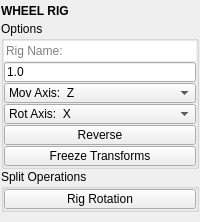
<?xml version="1.0" encoding="UTF-8"?>
<ui version="4.0">
 <class>QtUi</class>
 <widget class="QMainWindow" name="QtUi">
  <property name="geometry">
   <rect>
    <x>0</x>
    <y>0</y>
    <width>200</width>
    <height>222</height>
   </rect>
  </property>
  <property name="tabShape">
   <enum>QTabWidget::Triangular</enum>
  </property>
  <property name="dockNestingEnabled">
   <bool>true</bool>
  </property>
  <property name="dockOptions">
   <set>QMainWindow::AllowNestedDocks|QMainWindow::AllowTabbedDocks|QMainWindow::AnimatedDocks|QMainWindow::ForceTabbedDocks</set>
  </property>
  <property name="bnabled" stdset="0">
   <bool>true</bool>
  </property>
  <widget class="QWidget" name="central_widget">
   <property name="minimumSize">
    <size>
     <width>200</width>
     <height>0</height>
    </size>
   </property>
   <layout class="QVBoxLayout" name="verticalLayout_2">
    <property name="leftMargin">
     <number>1</number>
    </property>
    <property name="topMargin">
     <number>1</number>
    </property>
    <property name="rightMargin">
     <number>1</number>
    </property>
    <property name="bottomMargin">
     <number>1</number>
    </property>
    <item>
     <layout class="QVBoxLayout" name="verticalLayout">
      <property name="spacing">
       <number>0</number>
      </property>
      <item>
       <widget class="Header" name="header">
        <property name="minimumSize">
         <size>
          <width>0</width>
          <height>20</height>
         </size>
        </property>
        <property name="maximumSize">
         <size>
          <width>16777215</width>
          <height>20</height>
         </size>
        </property>
        <property name="font">
         <font>
          <weight>75</weight>
          <bold>true</bold>
         </font>
        </property>
        <property name="text">
         <string>WHEEL RIG</string>
        </property>
       </widget>
      </item>
      <item>
       <widget class="QGroupBox" name="groupBox_0">
        <property name="title">
         <string>Options</string>
        </property>
        <layout class="QVBoxLayout" name="verticalLayout_3">
         <property name="spacing">
          <number>1</number>
         </property>
         <property name="leftMargin">
          <number>0</number>
         </property>
         <property name="topMargin">
          <number>0</number>
         </property>
         <property name="rightMargin">
          <number>0</number>
         </property>
         <property name="bottomMargin">
          <number>0</number>
         </property>
         <item>
          <widget class="LineEdit" name="txt000">
           <property name="minimumSize">
            <size>
             <width>0</width>
             <height>20</height>
            </size>
           </property>
           <property name="maximumSize">
            <size>
             <width>16777215</width>
             <height>20</height>
            </size>
           </property>
           <property name="toolTip">
            <string>If no name is given, the mesh object's name will be used.</string>
           </property>
           <property name="frame">
            <bool>false</bool>
           </property>
           <property name="placeholderText">
            <string>Rig Name:</string>
           </property>
          </widget>
         </item>
         <item>
          <widget class="LineEdit" name="s000">
           <property name="minimumSize">
            <size>
             <width>0</width>
             <height>20</height>
            </size>
           </property>
           <property name="maximumSize">
            <size>
             <width>16777215</width>
             <height>20</height>
            </size>
           </property>
           <property name="toolTip">
            <string>Give the height of the wheel (used to calculate rotation, etc)</string>
           </property>
           <property name="placeholderText">
            <string>Wheel Height</string>
           </property>
           <property name="text">
            <string>1.0</string>
           </property>
          </widget>
         </item>
         <item>
          <widget class="ComboBox" name="cmb000">
           <property name="minimumSize">
            <size>
             <width>0</width>
             <height>20</height>
            </size>
           </property>
           <property name="maximumSize">
            <size>
             <width>16777215</width>
             <height>20</height>
            </size>
           </property>
           <property name="toolTip">
            <string>Axis of control movement</string>
           </property>
           <property name="currentIndex">
            <number>2</number>
           </property>
           <property name="maxVisibleItems">
            <number>40</number>
           </property>
           <property name="maxCount">
            <number>500</number>
           </property>
           <property name="sizeAdjustPolicy">
            <enum>QComboBox::AdjustToContents</enum>
           </property>
           <property name="frame">
            <bool>true</bool>
           </property>
           <item>
            <property name="text">
             <string>Mov Axis:  X</string>
            </property>
           </item>
           <item>
            <property name="text">
             <string>Mov Axis:  Y</string>
            </property>
           </item>
           <item>
            <property name="text">
             <string>Mov Axis:  Z</string>
            </property>
           </item>
          </widget>
         </item>
         <item>
          <widget class="ComboBox" name="cmb001">
           <property name="minimumSize">
            <size>
             <width>0</width>
             <height>20</height>
            </size>
           </property>
           <property name="maximumSize">
            <size>
             <width>16777215</width>
             <height>20</height>
            </size>
           </property>
           <property name="toolTip">
            <string>Axis of wheel rotation</string>
           </property>
           <property name="currentIndex">
            <number>0</number>
           </property>
           <property name="maxVisibleItems">
            <number>40</number>
           </property>
           <property name="maxCount">
            <number>500</number>
           </property>
           <property name="sizeAdjustPolicy">
            <enum>QComboBox::AdjustToContents</enum>
           </property>
           <property name="frame">
            <bool>true</bool>
           </property>
           <item>
            <property name="text">
             <string>Rot Axis:  X</string>
            </property>
           </item>
           <item>
            <property name="text">
             <string>Rot Axis:  Y</string>
            </property>
           </item>
           <item>
            <property name="text">
             <string>Rot Axis:  Z</string>
            </property>
           </item>
          </widget>
         </item>
         <item>
          <widget class="QPushButton" name="chk000">
           <property name="enabled">
            <bool>true</bool>
           </property>
           <property name="minimumSize">
            <size>
             <width>0</width>
             <height>20</height>
            </size>
           </property>
           <property name="maximumSize">
            <size>
             <width>999</width>
             <height>20</height>
            </size>
           </property>
           <property name="toolTip">
            <string>Reverse the wheel rotation.</string>
           </property>
           <property name="layoutDirection">
            <enum>Qt::LeftToRight</enum>
           </property>
           <property name="text">
            <string>Reverse</string>
           </property>
           <property name="checkable">
            <bool>true</bool>
           </property>
          </widget>
         </item>
         <item>
          <widget class="QPushButton" name="chk010">
           <property name="enabled">
            <bool>true</bool>
           </property>
           <property name="minimumSize">
            <size>
             <width>0</width>
             <height>20</height>
            </size>
           </property>
           <property name="maximumSize">
            <size>
             <width>999</width>
             <height>20</height>
            </size>
           </property>
           <property name="toolTip">
            <string>Freeze transform values on the control and wheel(s).</string>
           </property>
           <property name="layoutDirection">
            <enum>Qt::LeftToRight</enum>
           </property>
           <property name="text">
            <string>Freeze Transforms</string>
           </property>
           <property name="checkable">
            <bool>true</bool>
           </property>
          </widget>
         </item>
        </layout>
       </widget>
      </item>
      <item>
       <widget class="QGroupBox" name="groupBox_1">
        <property name="title">
         <string>Split Operations</string>
        </property>
        <layout class="QGridLayout" name="gridLayout">
         <property name="leftMargin">
          <number>0</number>
         </property>
         <property name="topMargin">
          <number>0</number>
         </property>
         <property name="rightMargin">
          <number>0</number>
         </property>
         <property name="bottomMargin">
          <number>0</number>
         </property>
         <property name="spacing">
          <number>1</number>
         </property>
         <item row="0" column="0">
          <widget class="PushButton" name="b000">
           <property name="enabled">
            <bool>true</bool>
           </property>
           <property name="minimumSize">
            <size>
             <width>0</width>
             <height>20</height>
            </size>
           </property>
           <property name="maximumSize">
            <size>
             <width>999</width>
             <height>20</height>
            </size>
           </property>
           <property name="toolTip">
            <string>&lt;html&gt;&lt;head/&gt;&lt;body&gt;&lt;p&gt;Select a control object, and then the wheel(s).&lt;/p&gt;&lt;p&gt;Transforms should be set correctly, or frozen before the operation.&lt;/p&gt;&lt;/body&gt;&lt;/html&gt;</string>
           </property>
           <property name="layoutDirection">
            <enum>Qt::RightToLeft</enum>
           </property>
           <property name="text">
            <string>Rig Rotation</string>
           </property>
           <property name="autoDefault">
            <bool>false</bool>
           </property>
           <property name="default">
            <bool>false</bool>
           </property>
           <property name="flat">
            <bool>false</bool>
           </property>
           <property name="bnabled" stdset="0">
            <bool>true</bool>
           </property>
          </widget>
         </item>
        </layout>
       </widget>
      </item>
      <item>
       <spacer name="verticalSpacer">
        <property name="orientation">
         <enum>Qt::Vertical</enum>
        </property>
        <property name="sizeHint" stdset="0">
         <size>
          <width>0</width>
          <height>10</height>
         </size>
        </property>
       </spacer>
      </item>
     </layout>
    </item>
   </layout>
  </widget>
 </widget>
 <customwidgets>
  <customwidget>
   <class>Header</class>
   <extends>QLabel</extends>
   <header>uitk.widgets.header.Header.h</header>
  </customwidget>
  <customwidget>
   <class>LineEdit</class>
   <extends>QLineEdit</extends>
   <header>widgets.lineedit.h</header>
  </customwidget>
  <customwidget>
   <class>ComboBox</class>
   <extends>QComboBox</extends>
   <header>uitk.widgets.comboBox.ComboBox.h</header>
  </customwidget>
  <customwidget>
   <class>PushButton</class>
   <extends>QPushButton</extends>
   <header>widgets.pushbutton.h</header>
  </customwidget>
  <customwidget>
   <class>DoubleSpinBox</class>
   <extends>QDoubleSpinBox</extends>
   <header>widgets.doublespinbox.h</header>
  </customwidget>
 </customwidgets>
 <resources/>
 <connections/>
 <designerdata>
  <property name="gridDeltaX">
   <number>5</number>
  </property>
  <property name="gridDeltaY">
   <number>5</number>
  </property>
  <property name="gridSnapX">
   <bool>true</bool>
  </property>
  <property name="gridSnapY">
   <bool>true</bool>
  </property>
  <property name="gridVisible">
   <bool>true</bool>
  </property>
 </designerdata>
</ui>
